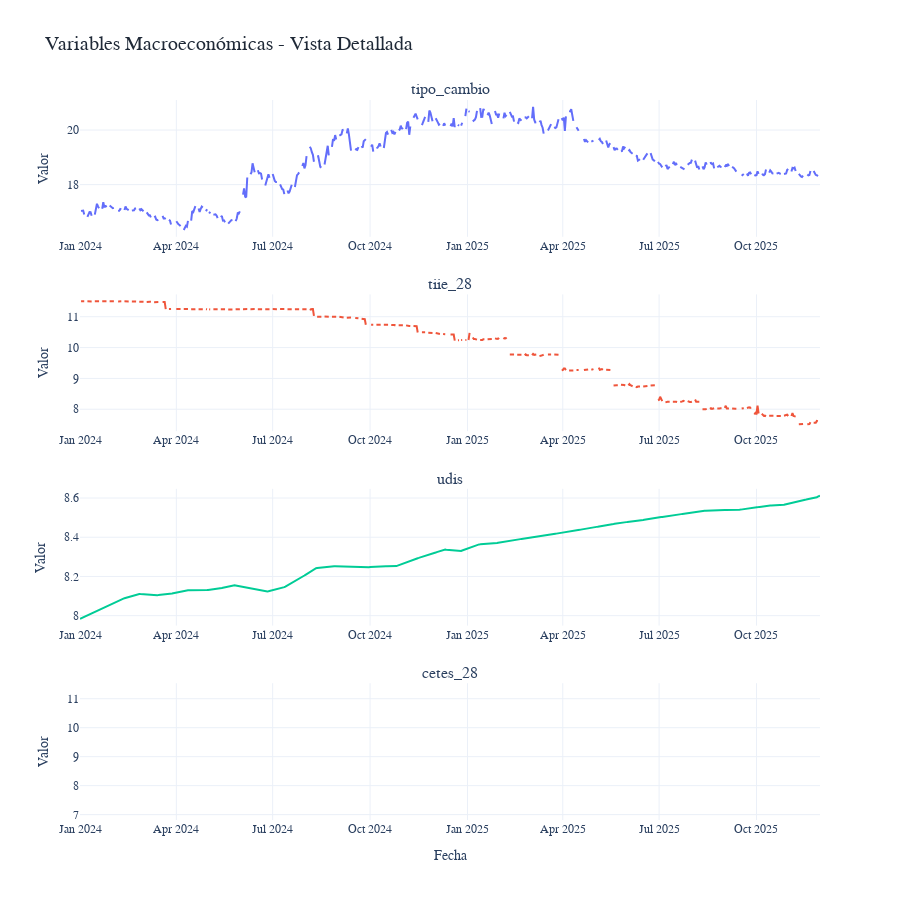

This figure's notebook cell:
### Code cell
# Plot each series separately
PlotMultipleSubplots(
    rawData,
    'fecha',
    list(SERIES_IDS.values()),
    title="Variables Macroeconómicas - Vista Detallada",
    height=900,
    savePath='../results/02_individual_series.html'
)

### Figure 1 — Plotly figure (JSON) as saved in the notebook; plotly's stock layout.template omitted (floating-point values rounded to 4 significant figures; data arrays with more than 128 entries replaced by an {"elided": "..."} marker saying what was removed)
{"data": [{"line": {"color": "#636EFA", "width": 2}, "mode": "lines", "name": "tipo_cambio", "showlegend": false, "type": "scatter", "x": {"elided": "700 str values"}, "xaxis": "x", "y": {"elided": "700 float values"}, "yaxis": "y"}, {"line": {"color": "#EF553B", "width": 2}, "mode": "lines", "name": "tiie_28", "showlegend": false, "type": "scatter", "x": {"elided": "700 str values"}, "xaxis": "x2", "y": {"elided": "700 float values"}, "yaxis": "y2"}, {"line": {"color": "#00CC96", "width": 2}, "mode": "lines", "name": "udis", "showlegend": false, "type": "scatter", "x": {"elided": "700 str values"}, "xaxis": "x3", "y": {"elided": "700 float values"}, "yaxis": "y3"}, {"line": {"color": "#AB63FA", "width": 2}, "mode": "lines", "name": "cetes_28", "showlegend": false, "type": "scatter", "x": {"elided": "700 str values"}, "xaxis": "x4", "y": {"elided": "700 float values"}, "yaxis": "y4"}], "layout": {"annotations": [{"font": {"size": 16}, "showarrow": false, "text": "tipo_cambio", "x": 0.5, "xanchor": "center", "xref": "paper", "y": 1, "yanchor": "bottom", "yref": "paper"}, {"font": {"size": 16}, "showarrow": false, "text": "tiie_28", "x": 0.5, "xanchor": "center", "xref": "paper", "y": 0.73, "yanchor": "bottom", "yref": "paper"}, {"font": {"size": 16}, "showarrow": false, "text": "udis", "x": 0.5, "xanchor": "center", "xref": "paper", "y": 0.46, "yanchor": "bottom", "yref": "paper"}, {"font": {"size": 16}, "showarrow": false, "text": "cetes_28", "x": 0.5, "xanchor": "center", "xref": "paper", "y": 0.19, "yanchor": "bottom", "yref": "paper"}], "font": {"family": "Arial", "size": 12}, "height": 900, "hovermode": "x unified", "title": {"font": {"color": "#1f2937", "size": 20}, "text": "Variables Macroeconómicas - Vista Detallada"}, "xaxis": {"anchor": "y", "domain": [0, 1]}, "xaxis2": {"anchor": "y2", "domain": [0, 1]}, "xaxis3": {"anchor": "y3", "domain": [0, 1]}, "xaxis4": {"anchor": "y4", "domain": [0, 1], "title": {"text": "Fecha"}}, "yaxis": {"anchor": "x", "domain": [0.81, 1], "title": {"text": "Valor"}}, "yaxis2": {"anchor": "x2", "domain": [0.54, 0.73], "title": {"text": "Valor"}}, "yaxis3": {"anchor": "x3", "domain": [0.27, 0.46], "title": {"text": "Valor"}}, "yaxis4": {"anchor": "x4", "domain": [0, 0.19], "title": {"text": "Valor"}}}}
